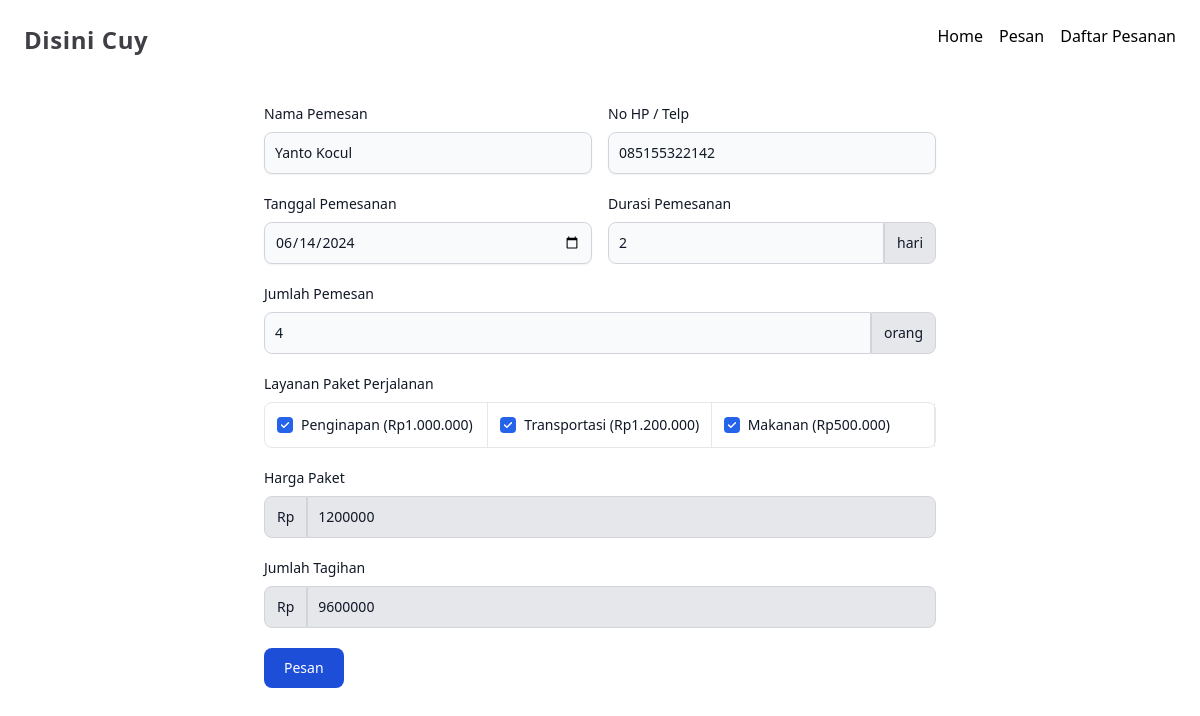
/update.php?id=2, run on an earlier commit of the app's database.
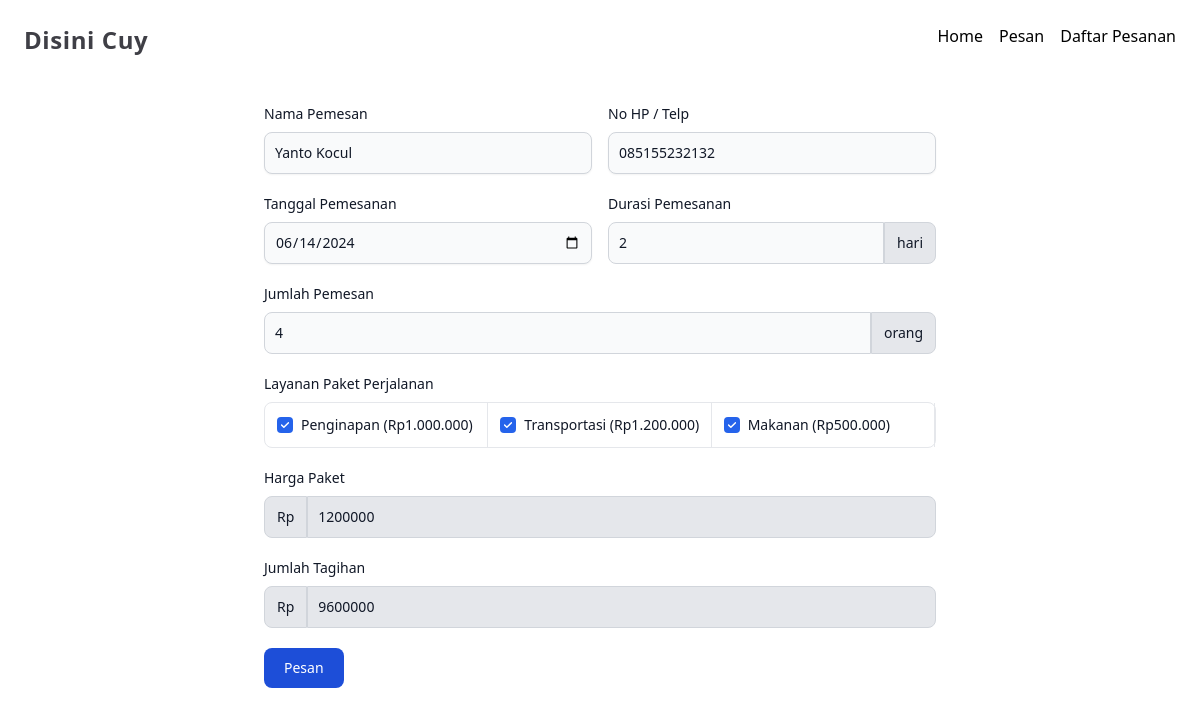
And on a later commit of the database.
### tables this page shows
CREATE TABLE `tb_tiket` (
  `id` int NOT NULL,
  `name` varchar(50) NOT NULL,
  `phone_number` varchar(16) NOT NULL,
  `booking_date` date NOT NULL,
  `duration` int NOT NULL,
  `number_of_people` int NOT NULL,
  `isHotel` tinyint(1) NOT NULL DEFAULT '0',
  `isTransport` tinyint(1) NOT NULL DEFAULT '0',
  `isCatering` tinyint(1) NOT NULL DEFAULT '0',
  `packet_price` double NOT NULL,
  `total_price` double NOT NULL
);

### update.php (the view, shortened to what the changed rows need)
<?php
include "service/db.php";
$id = $_GET['id'] ?? null;
if ($id) {
    $sql = "SELECT * FROM tb_tiket WHERE id = $id";
    $result = $db->query($sql);
    $data = $result->fetch_assoc();
} else {
    echo "ID tidak ditemukan.";
    exit;
}
?>
<!DOCTYPE html>
<html lang="en">
<head>
  <script src="https://cdn.tailwindcss.com"></script>
  <link href="https://cdnjs.cloudflare.com/ajax/libs/flowbite/2.3.0/flowbite.min.css" rel="stylesheet">
</head>
<body>
  <main class="p-6 flex flex-col md:flex-row justify-between gap-2">
    <form class="w-full max-w-2xl mx-auto" action="update.php?id=<?= $id ?>" method="POST">
      <div class="flex gap-4">
        <div class="mb-5 w-full">
          <label for="nama" class="block mb-2 w-full text-sm font-medium text-gray-900">Nama Pemesan</label>
          <input type="text" name="nama" value="<?= isset($data['name']) ? $data['name'] : '' ?>" class="shadow-sm bg-gray-50 border border-gray-300 text-gray-900 text-sm rounded-lg focus:ring-blue-500 focus:border-blue-500 block w-full p-2.5" required />
        </div>
        <div class="mb-5 w-full">
          <label for="nohp" class="block mb-2 w-full text-sm font-medium text-gray-900">No HP / Telp</label>
          <input type="number" name="nohp" value="<?= isset($data['phone_number']) ? $data['phone_number'] : '' ?>" class="shadow-sm bg-gray-50 border border-gray-300 text-gray-900 text-sm rounded-lg focus:ring-blue-500 focus:border-blue-500 block w-full p-2.5" required />
        </div>
      </div>
      <div class="flex gap-4">
        <div class="mb-5 w-full">
          <label for="tanggal-pemesanan" class="block mb-2 w-full text-sm font-medium text-gray-900">Tanggal Pemesanan</label>
          <input type="date" name="tanggal-pemesanan" value="<?= isset($data['booking_date']) ? $data['booking_date'] : '' ?>" class="shadow-sm bg-gray-50 border border-gray-300 text-gray-900 text-sm rounded-lg focus:ring-blue-500 focus:border-blue-500 block w-full p-2.5" required />
        </div>
        <div class="mb-5 w-full">
          <div class="flex">
            <input type="text" id="durasi-pemesanan" name="durasi-pemesanan" value="<?= isset($data['duration']) ? $data['duration'] : '' ?>" class=" rounded-l-lg bg-gray-50 border text-gray-900 focus:ring-blue-500 focus:border-blue-500 block flex-1 min-w-0 w-full text-sm border-gray-300 p-2.5">
            <span class="inline-flex items-center px-3 text-sm text-gray-900 bg-gray-200 border rounded-r-lg border-gray-300">
              hari
            </span>
          </div>
        </div>
      </div>
      <div class="mb-5">
        <div class="flex">
          <input type="text" id="jumlah-pemesan" name="jumlah-pemesan" value="<?= isset($data['number_of_people']) ? $data['number_of_people'] : '' ?>" class=" rounded-l-lg bg-gray-50 border text-gray-900 focus:ring-blue-500 focus:border-blue-500 block flex-1 min-w-0 w-full text-sm border-gray-300 p-2.5">
          <span class="inline-flex items-center px-3 text-sm text-gray-900 bg-gray-200 border rounded-r-lg border-gray-300">
            orang
          </span>
        </div>
      </div>
      <div class="mb-5">
        <ul class="items-center w-full text-sm font-medium text-gray-900 bg-white border border-gray-200 rounded-lg sm:flex">
          <li class="w-full border-b border-gray-200 sm:border-b-0 sm:border-r">
            <div class="flex items-center ps-3">
              <input id="penginapan" name="penginapan" type="checkbox" value="1000000" class="w-4 h-4 text-blue-600 bg-gray-100 border-gray-300 rounded" <?= isset($data['isHotel']) && $data['isHotel'] ? 'checked' : '' ?> onchange="hitungPaket()">
              <label for="penginapan" class="w-full py-3 ms-2 text-sm font-medium text-gray-900">Penginapan (Rp1.000.000)</label>
            </div>
          </li>
          <li class="w-full border-b border-gray-200 sm:border-b-0 sm:border-r">
            <div class="flex items-center ps-3">
              <input id="transportasi" name="transportasi" type="checkbox" value="1200000" class="w-4 h-4 text-blue-600 bg-gray-100 border-gray-300 rounded" <?= isset($data['isTransport']) && $data['isTransport'] ? 'checked' : '' ?> onchange="hitungPaket()">
              <label for="transportasi" class="w-full py-3 ms-2 text-sm font-medium text-gray-900">Transportasi (Rp1.200.000)</label>
            </div>
          </li>
          <li class="w-full border-b border-gray-200 sm:border-b-0 sm:border-r">
            <div class="flex items-center ps-3">
              <input id="makanan" name="makanan" type="checkbox" value="500000" class="w-4 h-4 text-blue-600 bg-gray-100 border-gray-300 rounded" <?= isset($data['isCatering']) && $data['isCatering'] ? 'checked' : '' ?> onchange="hitungPaket()">
              <label for="makanan" class="w-full py-3 ms-2 text-sm font-medium text-gray-900">Makanan (Rp500.000)</label>
            </div>
          </li>
        </ul>
      </div>
      <div class="mb-5">
        <div class="flex">
          <span class="inline-flex items-center px-3 text-sm text-gray-900 bg-gray-200 border rounded-l-lg border-gray-300">
            Rp
          </span>
          <input type="text" name="harga-paket" id="harga-paket" value="<?= isset($data['packet_price']) ? $data['packet_price'] : '' ?>" class="rounded-r-lg bg-gray-200 border text-gray-900 focus:ring-blue-500 focus:border-blue-500 block flex-1 min-w-0 w-full text-sm border-gray-300 p-2.5">
        </div>
      </div>
      <div class="mb-5">
        <div class="flex">
          <span class="inline-flex items-center px-3 text-sm text-gray-900 bg-gray-200 border rounded-l-lg border-gray-300">
            Rp
          </span>
          <input type="text" name="jumlah-tagihan" id="jumlah-tagihan" value="<?= isset($data['total_price']) ? $data['total_price'] : '' ?>" class="rounded-r-lg bg-gray-200 border text-gray-900 focus:ring-blue-500 focus:border-blue-500 block flex-1 min-w-0 w-full text-sm border-gray-300 p-2.5">
        </div>
      </div>
    </form>
  </main>
</body>
</html>

What changed in the data, as far as the page shows it:
changed tb_tiket "Yanto Kocul": nohp "085155322142" → "085155232132"
